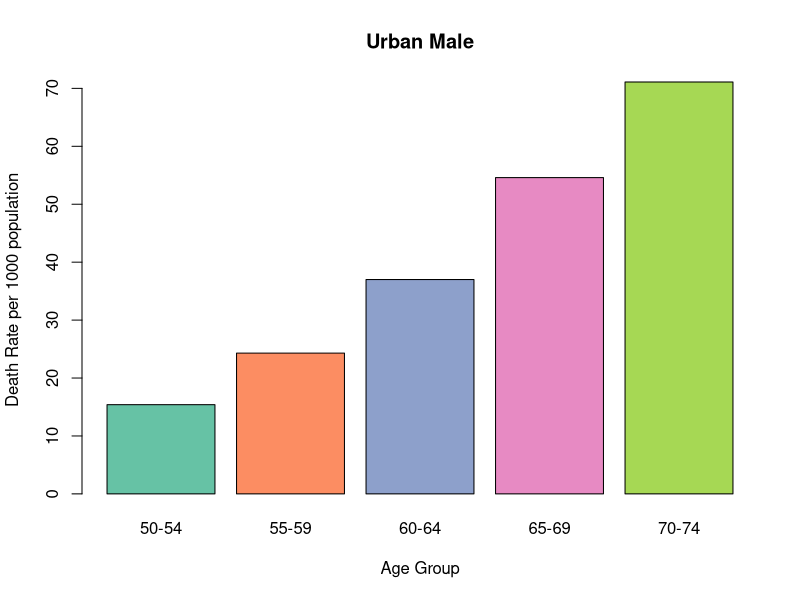

Write the R code that produced this figure.
## ---- chunk 1
library(datasets)
summary(VADeaths)
## ---- chunk 2
library(RColorBrewer)
colors <- brewer.pal(5, "Set2")

barplot(VADeaths[,3],
        main="Urban Male",
        ylab="Death Rate per 1000 population",
        xlab="Age Group",
        col=colors)
